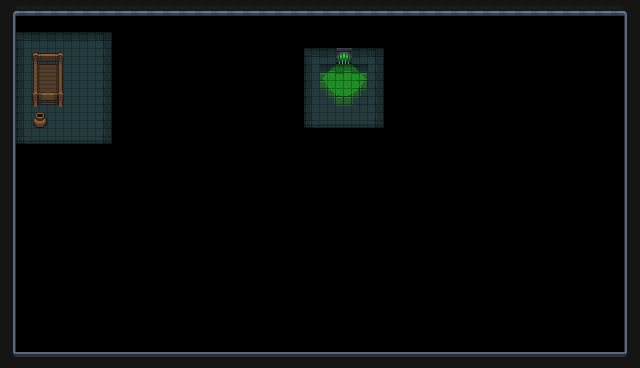

This is a level from a 2D game, rendered from its Tiled map with the project's own tilesets. A one-line summary and the map file follow, with tile-layer data summarised:
An orthogonal 40x23 tile map with 16x16 px tiles, 4 tile layers (floor, walls, doors, props), 2 tilesets and 4 objects (Tip, win, WakeUP, Player).

<map version="1.8" tiledversion="1.8.6" orientation="orthogonal" renderorder="right-down" width="40" height="23" tilewidth="16" tileheight="16" infinite="0" nextlayerid="8" nextobjectid="11">
 <tileset firstgid="1" name="Dungeon tiles" tilewidth="16" tileheight="16" tilecount="625" columns="25">
  <image source="../images/Environment/Dungeon Prison/Assets/Tiles.png" width="400" height="400" />
  <tile id="0">
   <properties>
    <property name="obstacle" type="bool" value="true" />
   </properties>
  </tile>
  <tile id="1">
   <properties>
    <property name="obstacle" type="bool" value="true" />
   </properties>
  </tile>
  <tile id="2">
   <properties>
    <property name="obstacle" type="bool" value="true" />
   </properties>
  </tile>
  <tile id="3">
   <properties>
    <property name="obstacle" type="bool" value="true" />
   </properties>
  </tile>
  <tile id="25">
   <properties>
    <property name="obstacle" type="bool" value="true" />
   </properties>
  </tile>
  <tile id="26">
   <properties>
    <property name="obstacle" type="bool" value="true" />
   </properties>
  </tile>
  <tile id="27">
   <properties>
    <property name="obstacle" type="bool" value="true" />
   </properties>
  </tile>
  <tile id="28">
   <properties>
    <property name="obstacle" type="bool" value="true" />
   </properties>
  </tile>
  <tile id="50">
   <properties>
    <property name="obstacle" type="bool" value="true" />
   </properties>
  </tile>
  <tile id="51">
   <properties>
    <property name="obstacle" type="bool" value="true" />
   </properties>
  </tile>
  <tile id="52">
   <properties>
    <property name="obstacle" type="bool" value="true" />
   </properties>
  </tile>
  <tile id="53">
   <properties>
    <property name="obstacle" type="bool" value="true" />
   </properties>
  </tile>
  <tile id="75">
   <properties>
    <property name="obstacle" type="bool" value="true" />
   </properties>
  </tile>
  <tile id="76">
   <properties>
    <property name="obstacle" type="bool" value="true" />
   </properties>
  </tile>
  <tile id="77">
   <properties>
    <property name="obstacle" type="bool" value="true" />
   </properties>
  </tile>
  <tile id="100">
   <properties>
    <property name="obstacle" type="bool" value="true" />
   </properties>
  </tile>
  <tile id="101">
   <properties>
    <property name="obstacle" type="bool" value="true" />
   </properties>
  </tile>
  <tile id="102">
   <properties>
    <property name="obstacle" type="bool" value="true" />
   </properties>
  </tile>
  <tile id="103">
   <properties>
    <property name="obstacle" type="bool" value="true" />
   </properties>
  </tile>
  <tile id="104">
   <properties>
    <property name="obstacle" type="bool" value="true" />
   </properties>
  </tile>
  <tile id="109">
   <properties>
    <property name="obstacle" type="bool" value="true" />
   </properties>
  </tile>
  <tile id="125">
   <properties>
    <property name="obstacle" type="bool" value="true" />
   </properties>
  </tile>
  <tile id="126">
   <properties>
    <property name="obstacle" type="bool" value="true" />
   </properties>
  </tile>
  <tile id="127">
   <properties>
    <property name="obstacle" type="bool" value="true" />
   </properties>
  </tile>
  <tile id="128">
   <properties>
    <property name="obstacle" type="bool" value="true" />
   </properties>
  </tile>
  <tile id="129">
   <properties>
    <property name="obstacle" type="bool" value="true" />
   </properties>
  </tile>
  <tile id="134">
   <properties>
    <property name="obstacle" type="bool" value="true" />
   </properties>
  </tile>
  <tile id="150">
   <properties>
    <property name="obstacle" type="bool" value="true" />
   </properties>
  </tile>
  <tile id="151">
   <properties>
    <property name="obstacle" type="bool" value="true" />
   </properties>
  </tile>
  <tile id="152">
   <properties>
    <property name="obstacle" type="bool" value="true" />
   </properties>
  </tile>
  <tile id="153">
   <properties>
    <property name="obstacle" type="bool" value="true" />
   </properties>
  </tile>
  <tile id="154">
   <properties>
    <property name="obstacle" type="bool" value="true" />
   </properties>
  </tile>
  <tile id="209">
   <properties>
    <property name="obstacle" type="bool" value="true" />
   </properties>
  </tile>
  <tile id="234">
   <properties>
    <property name="obstacle" type="bool" value="true" />
   </properties>
  </tile>
  <tile id="325">
   <properties>
    <property name="obstacle" type="bool" value="true" />
   </properties>
  </tile>
  <tile id="326">
   <properties>
    <property name="obstacle" type="bool" value="true" />
   </properties>
  </tile>
  <tile id="327">
   <properties>
    <property name="obstacle" type="bool" value="true" />
   </properties>
  </tile>
  <tile id="328">
   <properties>
    <property name="obstacle" type="bool" value="true" />
   </properties>
  </tile>
  <tile id="329">
   <properties>
    <property name="obstacle" type="bool" value="true" />
   </properties>
  </tile>
 </tileset>
 <tileset firstgid="626" name="Dungeon props" tilewidth="16" tileheight="16" tilecount="625" columns="25">
  <image source="../images/Environment/Dungeon Prison/Assets/Props.png" width="400" height="400" />
  <tile id="6">
   <properties>
    <property name="obstacle" type="bool" value="true" />
   </properties>
  </tile>
  <tile id="7">
   <properties>
    <property name="obstacle" type="bool" value="true" />
   </properties>
  </tile>
  <tile id="8">
   <properties>
    <property name="obstacle" type="bool" value="true" />
   </properties>
  </tile>
  <tile id="107">
   <properties>
    <property name="obstacle" type="bool" value="true" />
   </properties>
  </tile>
  <tile id="132">
   <properties>
    <property name="obstacle" type="bool" value="true" />
   </properties>
  </tile>
  <tile id="157">
   <properties>
    <property name="obstacle" type="bool" value="true" />
   </properties>
  </tile>
 </tileset>
 <layer id="1" name="floor" width="40" height="23">
  <data>[920 cells, 67 non-empty, 19 distinct tile ids]</data>
 </layer>
 <layer id="2" name="walls" width="40" height="23">
  <data>[920 cells, 123 non-empty, 9 distinct tile ids]</data>
 </layer>
 <layer id="4" name="doors" width="40" height="23">
  <data>[920 cells, 0 non-empty, 0 distinct tile ids]</data>
 </layer>
 <layer id="3" name="props" width="40" height="23">
  <data>[920 cells, 9 non-empty, 9 distinct tile ids]</data>
 </layer>
 <objectgroup id="5" name="objects">
  <object id="3" name="Tip" x="50.6373" y="65.521">
   <properties>
    <property name="object">((:ui :r 255 :g 255 :b 255 :text
"Use WASD to move around
Follow green light
Press Space to continue
"))</property>
   </properties>
   <point />
  </object>
  <object id="6" name="win" x="334.75" y="81.5587">
   <properties>
    <property name="object" value="((:stairs :level &quot;1_1&quot;))" />
   </properties>
   <point />
  </object>
  <object id="7" name="WakeUP" x="105" y="77">
   <properties>
    <property name="object">((:ui :r 28 :g 83 :b 147 :text
"\"I need to wake up...\"
"))</property>
   </properties>
   <point />
  </object>
  <object id="10" name="Player" x="37" y="62">
   <properties>
    <property name="object">((:player)
 (:character :speed 75.0)
 (:animation-state :sprite :player)
 (:sprite-sheet)
 (:size))</property>
   </properties>
   <point />
  </object>
 </objectgroup>
</map>
